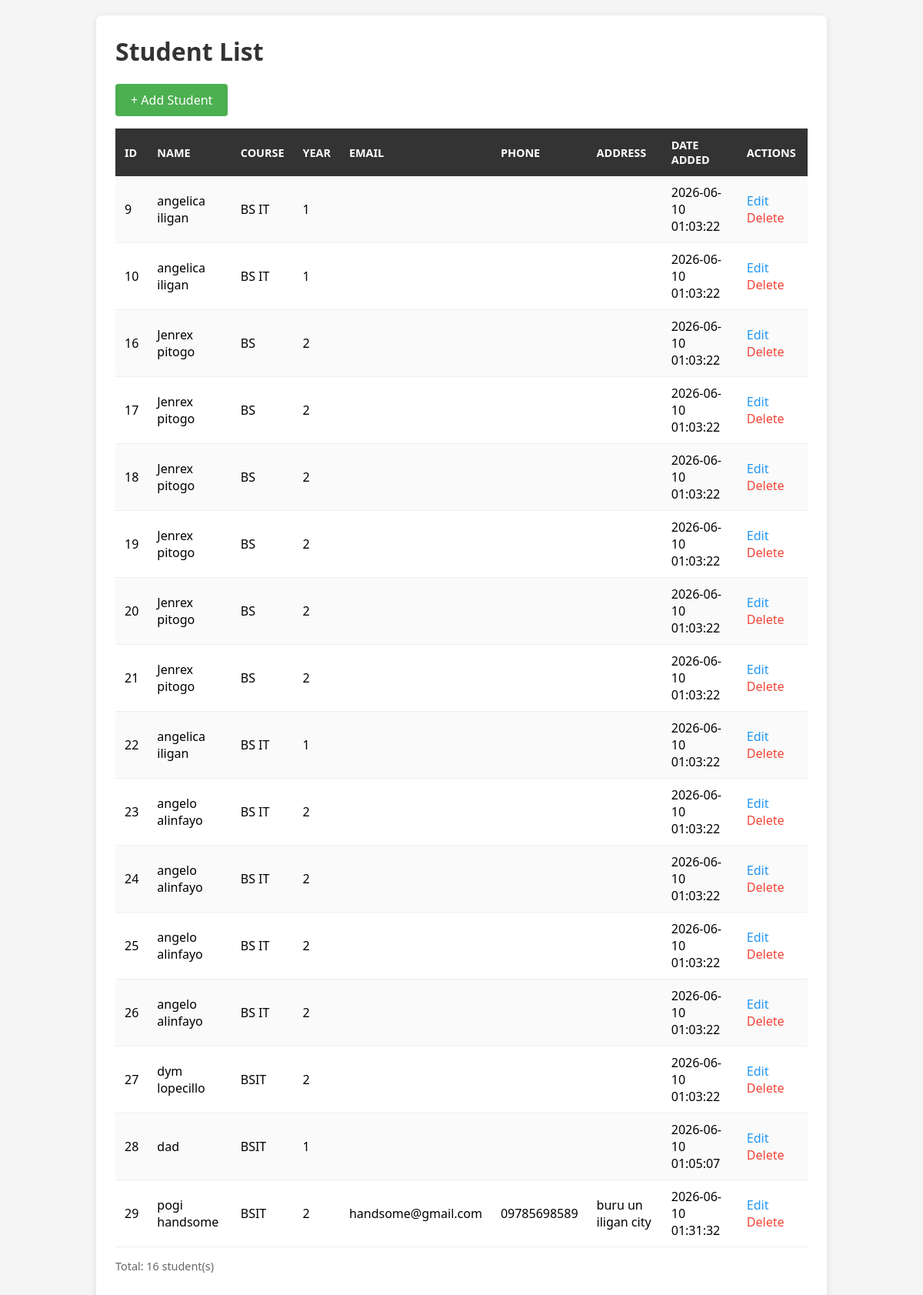
The page / on the database its author committed.
### tables this page shows
CREATE TABLE `students` (
  `id` int(11) NOT NULL,
  `name` varchar(100) NOT NULL,
  `course` varchar(100) NOT NULL,
  `year` int(11) NOT NULL,
  `created_at` timestamp NOT NULL DEFAULT current_timestamp(),
  `email` varchar(100) DEFAULT NULL,
  `phone` varchar(20) DEFAULT NULL,
  `address` text DEFAULT NULL
);

### index.php (the view, shortened to what this page needs)
<?php
  require_once 'config.php';
    $sql = "SELECT * FROM students ORDER BY id ASC";
     $result = $conn->query($sql);
    ?>
        <!DOCTYPE html>
        <html>
        <head>
        </head>
        <body>
        <div class="container">
        <h1>Student List</h1>
        <table>
            <p>
        <a href="add.php" style="
        display: inline-block;
        padding: 10px 20px;
        background: #4CAF50;
        color: white;
        text-decoration: none;
        border-radius: 4px;
        ">+ Add Student</a>
        </p>
        <tr>
        <th>ID</th>
        <th>Name</th>
        <th>Course</th>
        <th>Year</th>
        <th>Email</th>
        <th>Phone</th>
        <th>Address</th>
        <th>Date Added</th>
        <th>Actions</th>
        </tr>
        <?php while ($row = $result->fetch_assoc()): ?>
        <tr>
        <td><?= $row['id'] ?></td>
        <td><?= htmlspecialchars($row['name']) ?></td>
        <td><?= htmlspecialchars($row['course']) ?></td>
        <td><?= htmlspecialchars($row['year']) ?></td>
        <td><?= htmlspecialchars($row['email']) ?></td>
        <td><?= htmlspecialchars($row['phone']) ?></td>
        <td><?= htmlspecialchars($row['address']) ?></td>
        <td><?= htmlspecialchars($row['created_at']) ?></td>
        <td>
       <a href="edit.php?id=<?= $row['id'] ?>"
       style="color: #2196F3; text-decoration: none; margin-right: 10px;">Edit</a>
       <a href="delete.php?id=<?= $row['id'] ?>"
       style="color: #f44336; text-decoration: none;"
        onclick="return confirm('Delete <?= htmlspecialchars(addslashes($row['name'])) ?>?')">Delete</a>
</td>
        </tr>
        <?php endwhile; ?>
        </table>
   <p class="count">Total: <?= $result->num_rows ?> student(s)</p>
</div>
</body>
</html>

### index.php (style rules this page uses)
body { font-family: 'Segoe UI', Arial, sans-serif; margin: 20px; background: #f5f5f5; }
.container { max-width: 900px; margin: 0 auto; background: white; padding: 25px; border-radius: 8px; box-shadow: 0 2px 10px rgba(0,0,0,0.1); }
h1 { color: #333; margin-top: 0; }
table { width: 100%; border-collapse: collapse; margin-top: 15px; }
th { background: #333; color: white; padding: 12px; text-align: left; font-size: 0.9em; text-transform: uppercase; }
td { padding: 10px 12px; border-bottom: 1px solid #eee; }
tr:nth-child(even) { background: #fafafa; }
.count { margin-top: 15px; color: #666; font-size: 0.9em; }

### rows shown on the page
students: id "9", name "angelica iligan", course "BS IT", year "1", created_at "2026-06-10 01:03:22"
students: id "10", name "angelica iligan", course "BS IT", year "1", created_at "2026-06-10 01:03:22"
students: id "16", name "Jenrex pitogo", course "BS", year "2", created_at "2026-06-10 01:03:22"
students: id "17", name "Jenrex pitogo", course "BS", year "2", created_at "2026-06-10 01:03:22"
students: id "18", name "Jenrex pitogo", course "BS", year "2", created_at "2026-06-10 01:03:22"
students: id "19", name "Jenrex pitogo", course "BS", year "2", created_at "2026-06-10 01:03:22"
students: id "20", name "Jenrex pitogo", course "BS", year "2", created_at "2026-06-10 01:03:22"
students: id "21", name "Jenrex pitogo", course "BS", year "2", created_at "2026-06-10 01:03:22"
students: id "22", name "angelica iligan", course "BS IT", year "1", created_at "2026-06-10 01:03:22"
students: id "23", name "angelo alinfayo", course "BS IT", year "2", created_at "2026-06-10 01:03:22"
students: id "24", name "angelo alinfayo", course "BS IT", year "2", created_at "2026-06-10 01:03:22"
students: id "25", name "angelo alinfayo", course "BS IT", year "2", created_at "2026-06-10 01:03:22"
students: id "26", name "angelo alinfayo", course "BS IT", year "2", created_at "2026-06-10 01:03:22"
students: id "27", name "dym lopecillo", course "BSIT", year "2", created_at "2026-06-10 01:03:22"
students: id "28", name "dad", course "BSIT", year "1", created_at "2026-06-10 01:05:07"
students: id "29", name "pogi handsome", course "BSIT", year "2", email "handsome@gmail.com", phone "09785698589", address "buru un iligan city", created_at "2026-06-10 01:31:32"

### other values the page prints
$result->num_rows "16"
